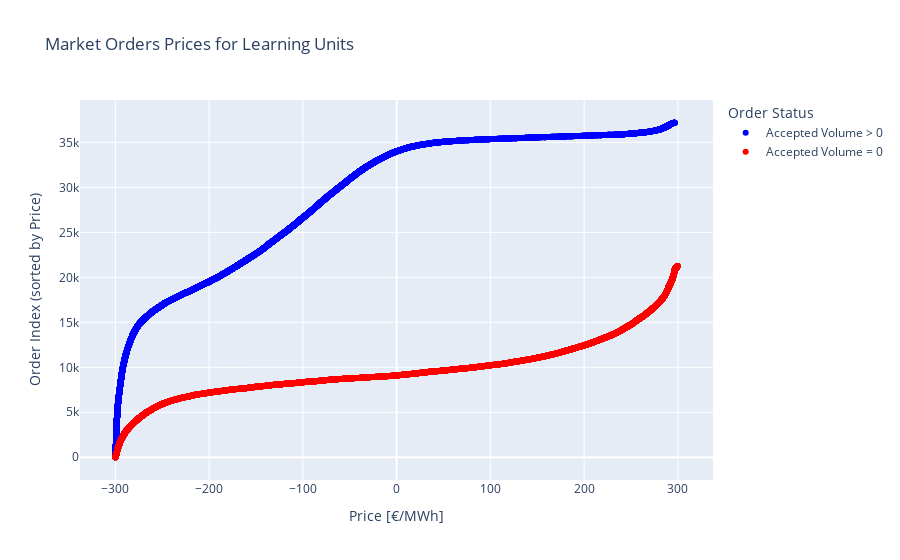

Notebook code cell kept with this figure:
### Code cell
# Hole alle unit_ids aus unit_mapping, die zu den gewünschten Typen gehören
wanted_types = {"solar", "wind_onshore", "wind_offshore"}
unit_ids = [uid for uid, typ in unit_mapping.items() if typ in wanted_types]
#unit_ids = ["solar_09_2", "wind_onshore_07_3", "wind_onshore_08"]

filtered_df = market_orders_df[market_orders_df["unit_id"].isin(unit_ids)]

# plot price column sorted if accepted volumn != 0
fig = go.Figure()
fig.add_trace(
    go.Scatter(
        x=filtered_df[filtered_df["accepted_volume"] > 0].sort_values("price")[
            "price"
        ],
        y=np.arange(
            1, len(filtered_df[filtered_df["accepted_volume"] > 0].sort_values("price")) + 1
        ),
        mode="markers",
        name="Accepted Volume > 0",
        line=dict(color="blue"),
    )
)
fig.add_trace(
    go.Scatter(
        x=filtered_df[filtered_df["accepted_volume"] == 0].sort_values("price")[
            "price"
        ],
        y=np.arange(
            1, len(filtered_df[filtered_df["accepted_volume"] == 0].sort_values("price")) + 1
        ),
        mode="markers",
        name="Accepted Volume = 0",
        line=dict(color="red"),
    )
)
fig.update_layout(
    title="Market Orders Prices for Learning Units",
    xaxis_title="Price [€/MWh]",
    yaxis_title="Order Index (sorted by Price)",
    legend_title="Order Status",
)
fig.show()

### Figure 1 — Plotly figure (JSON) as saved in the notebook; plotly's stock layout.template omitted (floating-point values rounded to 4 significant figures; data arrays with more than 128 entries replaced by an {"elided": "..."} marker saying what was removed)
{"data": [{"line": {"color": "blue"}, "mode": "markers", "name": "Accepted Volume > 0", "type": "scatter", "x": {"elided": "37184 float values"}, "y": {"elided": "37184 int values"}}, {"line": {"color": "red"}, "mode": "markers", "name": "Accepted Volume = 0", "type": "scatter", "x": {"elided": "21238 float values"}, "y": {"elided": "21238 int values"}}], "layout": {"legend": {"title": {"text": "Order Status"}}, "title": {"text": "Market Orders Prices for Learning Units"}, "xaxis": {"title": {"text": "Price [€/MWh]"}}, "yaxis": {"title": {"text": "Order Index (sorted by Price)"}}}}
